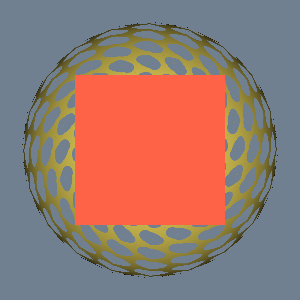

Recreate this plot in Python.
#!/usr/bin/env python

# Demonstrate vtkTriangularTCoords and vtkTriangularTexture on a sphere
# with a cube for reference.

# Factory overrides
import vtkmodules.vtkInteractionStyle  # noqa: F401
import vtkmodules.vtkRenderingFreeType  # noqa: F401
import vtkmodules.vtkRenderingOpenGL2  # noqa: F401

from vtkmodules.vtkCommonColor import vtkNamedColors
from vtkmodules.vtkFiltersSources import (
    vtkCubeSource,
    vtkSphereSource,
)
from vtkmodules.vtkFiltersTexture import vtkTriangularTCoords
from vtkmodules.vtkImagingHybrid import vtkTriangularTexture
from vtkmodules.vtkRenderingCore import (
    vtkActor,
    vtkPolyDataMapper,
    vtkRenderWindow,
    vtkRenderWindowInteractor,
    vtkRenderer,
    vtkTexture,
)

named_colors = vtkNamedColors()

banana_rgb = [0.0, 0.0, 0.0]
named_colors.GetColorRGB("banana", banana_rgb)
tomato_rgb = [0.0, 0.0, 0.0]
named_colors.GetColorRGB("tomato", tomato_rgb)
slate_grey_rgb = [0.0, 0.0, 0.0]
named_colors.GetColorRGB("slate_grey", slate_grey_rgb)

# Triangular texture pattern
a_triangular_texture = vtkTriangularTexture()
a_triangular_texture.SetTexturePattern(2)
a_triangular_texture.SetScaleFactor(1.3)
a_triangular_texture.SetXSize(64)
a_triangular_texture.SetYSize(64)

# Sphere source
a_sphere = vtkSphereSource()
a_sphere.SetThetaResolution(20)
a_sphere.SetPhiResolution(20)

# Generate triangular texture coordinates
t_coords = vtkTriangularTCoords()
t_coords.SetInputConnection(a_sphere.GetOutputPort())

triangle_mapper = vtkPolyDataMapper()
triangle_mapper.SetInputConnection(t_coords.GetOutputPort())

a_texture = vtkTexture()
a_texture.SetInputConnection(a_triangular_texture.GetOutputPort())
a_texture.InterpolateOn()

textured_actor = vtkActor()
textured_actor.SetMapper(triangle_mapper)
textured_actor.SetTexture(a_texture)
textured_actor.GetProperty().BackfaceCullingOn()
textured_actor.GetProperty().SetDiffuseColor(banana_rgb)
textured_actor.GetProperty().SetSpecular(0.4)
textured_actor.GetProperty().SetSpecularPower(40)

# Reference cube
a_cube = vtkCubeSource()
a_cube.SetXLength(0.5)
a_cube.SetYLength(0.5)

a_cube_mapper = vtkPolyDataMapper()
a_cube_mapper.SetInputConnection(a_cube.GetOutputPort())

cube_actor = vtkActor()
cube_actor.SetMapper(a_cube_mapper)
cube_actor.GetProperty().SetDiffuseColor(tomato_rgb)

# Renderer
renderer = vtkRenderer()
renderer.SetBackground(slate_grey_rgb)
renderer.AddActor(cube_actor)
renderer.AddActor(textured_actor)

# Window
render_window = vtkRenderWindow()
render_window.AddRenderer(renderer)
render_window.SetWindowName("triangular tcoords")

# Scene
renderer.ResetCamera()
renderer.GetActiveCamera().Zoom(1.5)

# Interactor
interactor = vtkRenderWindowInteractor()
interactor.SetRenderWindow(render_window)

interactor.Initialize()
interactor.Start()
